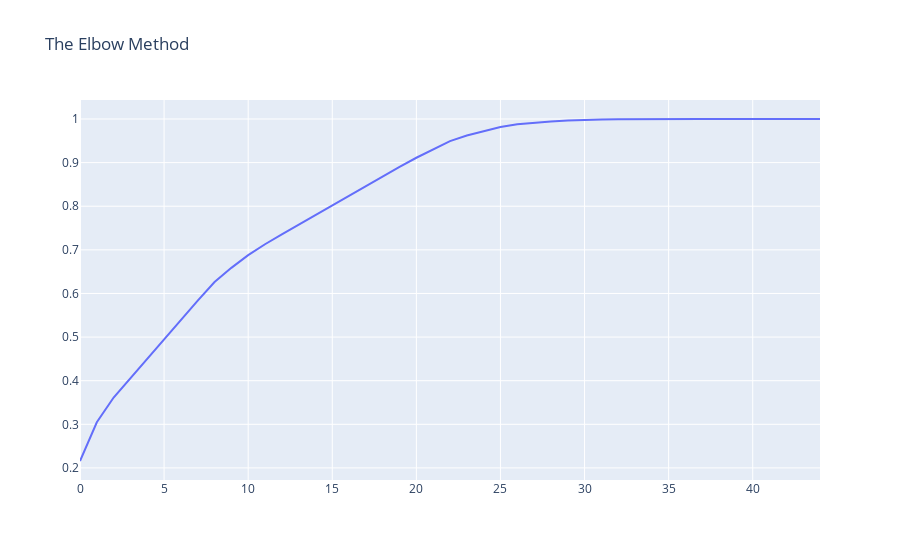

Notebook code cell kept with this figure:
### Code cell
fig = make_subplots(rows=1, cols=1)
fig.add_trace(go.Scatter(x=np.array(range(0, 45)),
              y=np.cumsum(pca_48.explained_variance_ratio_)), row=1, col=1)
fig.update_layout(title_text="The Elbow Method")

### Figure 1 — Plotly figure (JSON) as saved in the notebook; plotly's stock layout.template omitted (floating-point values rounded to 4 significant figures)
{"data": [{"type": "scatter", "x": [0, 1, 2, 3, 4, 5, 6, 7, 8, 9, 10, 11, 12, 13, 14, 15, 16, 17, 18, 19, 20, 21, 22, 23, 24, 25, 26, 27, 28, 29, 30, 31, 32, 33, 34, 35, 36, 37, 38, 39, 40, 41, 42, 43, 44], "xaxis": "x", "y": [0.2159, 0.3048, 0.3614, 0.4063, 0.451, 0.4955, 0.5397, 0.5837, 0.6263, 0.6587, 0.688, 0.7129, 0.7354, 0.7577, 0.78, 0.8023, 0.8245, 0.8466, 0.8686, 0.8902, 0.9111, 0.9307, 0.9492, 0.9622, 0.9727, 0.9817, 0.9881, 0.9915, 0.9945, 0.9965, 0.9981, 0.9989, 0.9996, 1.0, 1.0, 1.0, 1.0, 1.0, 1.0, 1.0, 1.0, 1.0, 1.0, 1.0, 1.0, 1.0, 1.0, 1.0], "yaxis": "y"}], "layout": {"title": {"text": "The Elbow Method"}, "xaxis": {"anchor": "y", "domain": [0, 1]}, "yaxis": {"anchor": "x", "domain": [0, 1]}}}
